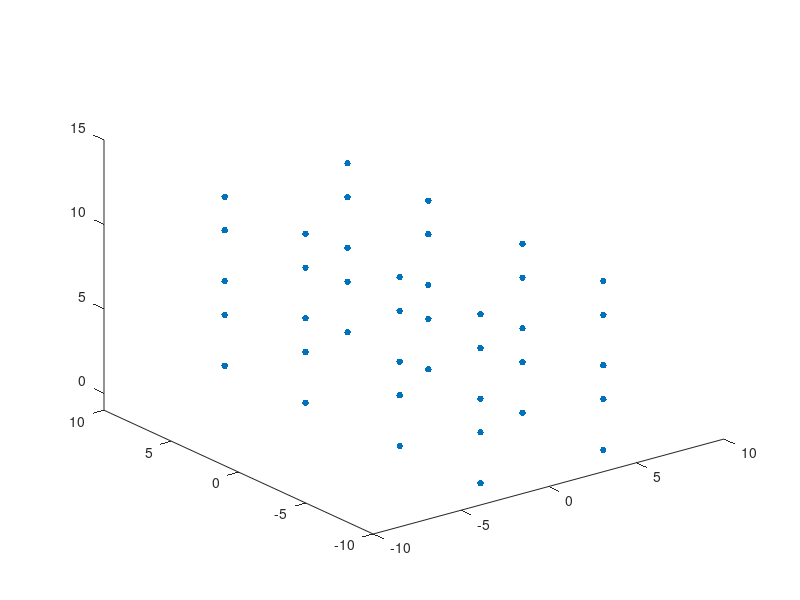

Recreate this plot in MATLAB.
function[] = generate_world_coordinates_rp()
%generate real world coordinates for Lego(R) objects
%z coordinates from camera 1-4
h0 = [0 3 5 8 10]; 
Nh = length(h0);
%x,y coordinates camera 1-4
y0 = [7 13 20 26 7 13 20 26]; y0 = y0-mean(y0); Ny0 = length(y0); 
x0 = [13 13 13 13 20 20 20 20]; x0 = x0-mean(x0); Nx0 = length(x0);
Np = Nx0*Nh;
%generate all points
X = [];
for h = 1:Nh
    for n = 1:Nx0
        X = [X [x0(n); y0(n); h0(h); 1]];
    end
end

%fig
figure; plot3(X(1,:),X(2,:),X(3,:),'.','MarkerSize',15);
xlim([-10 10]); ylim([-10 10]); zlim([-1 15]); 
%save
save('world_coordinates_rp','X');